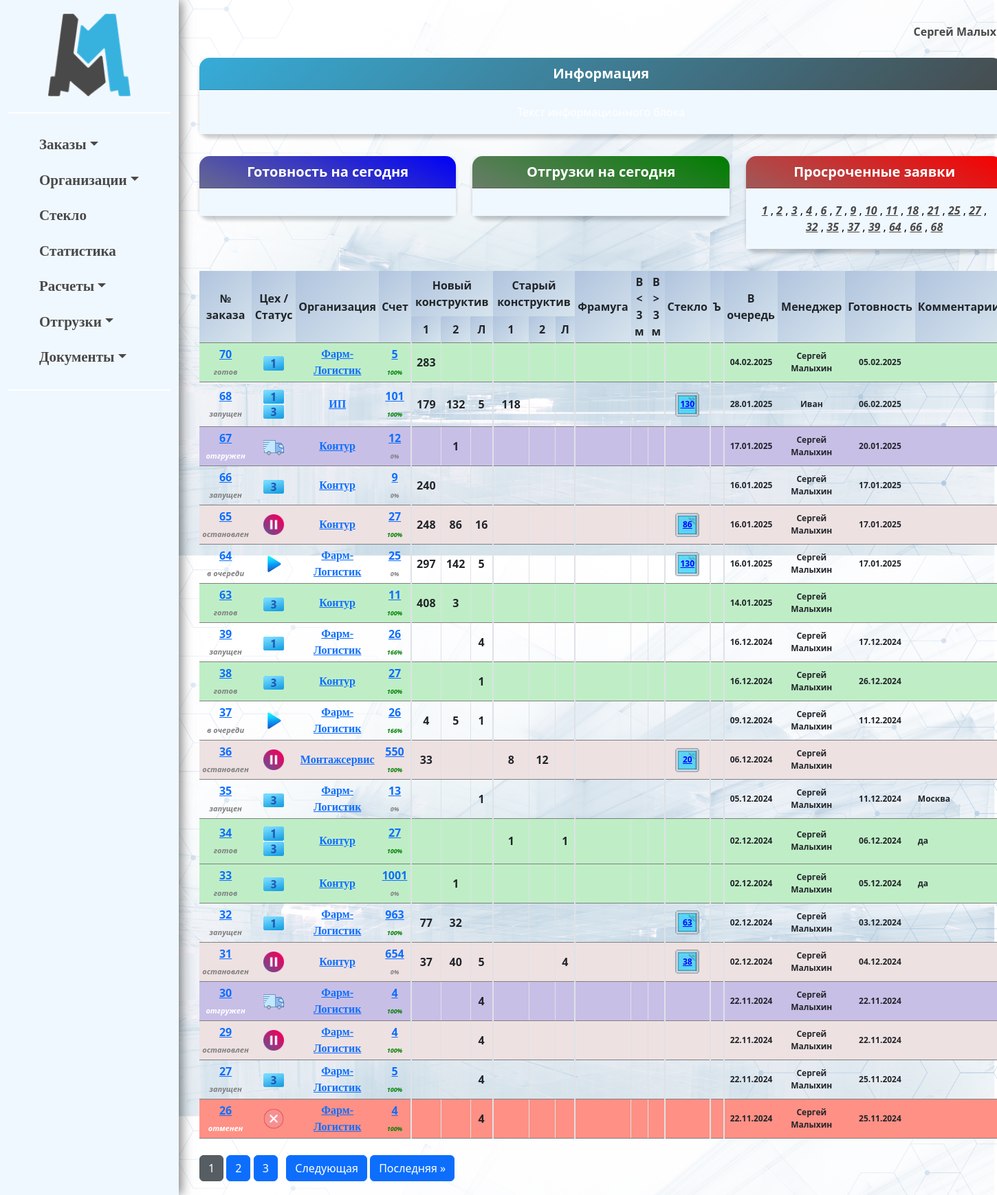
/erp_main/orders_list/ (signed in), run on an earlier commit of the app's database.
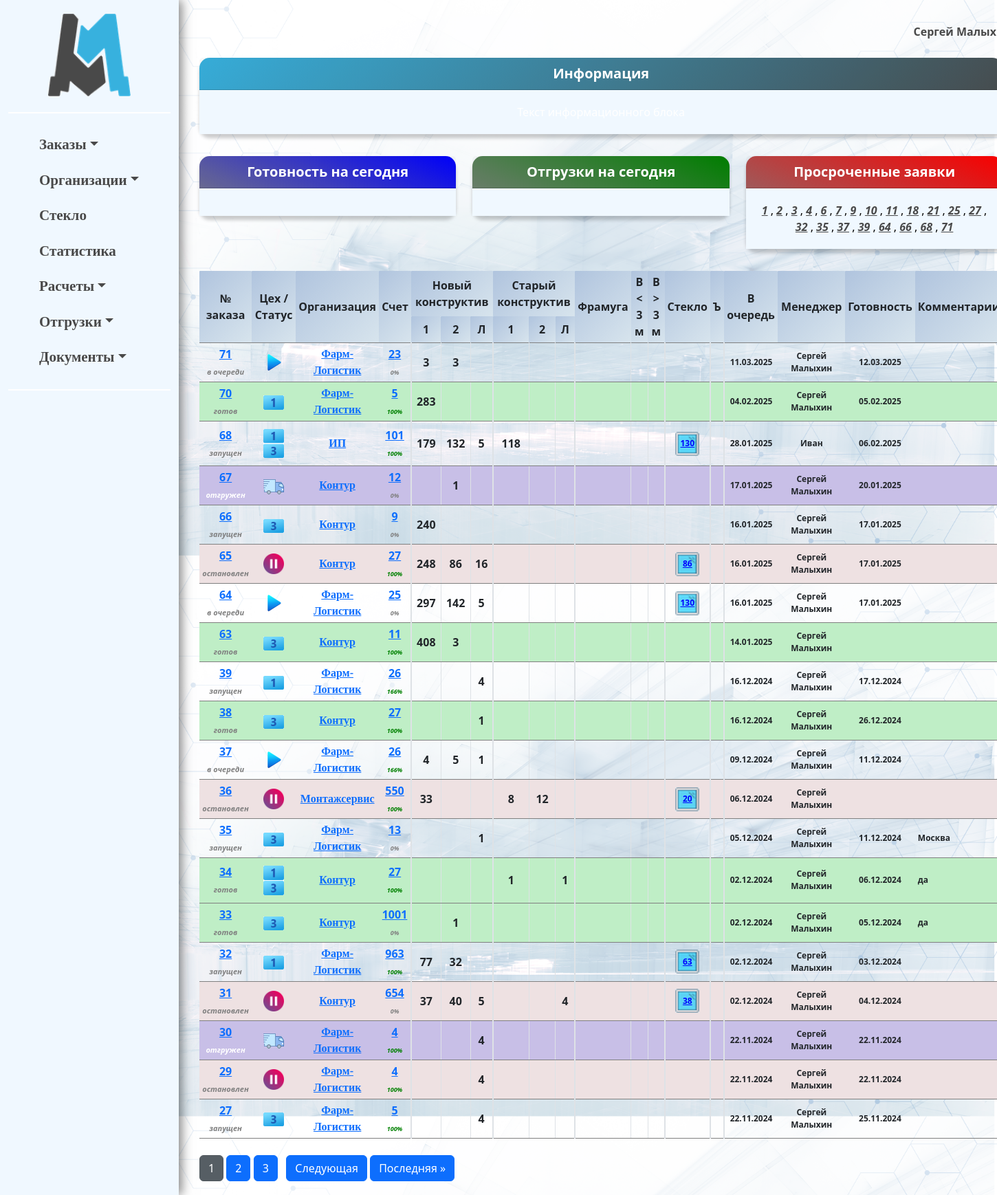
And on a later commit of the database.
### erp_main/models.py (models this page shows, shortened)
class Order(models.Model):
    created_at = models.DateTimeField(auto_now_add=True)
    order_file = models.FileField(upload_to='uploads/')
    invoice = models.ForeignKey(Invoice, related_name='invoice', blank=True, null=True, on_delete=models.CASCADE)
    due_date = models.DateField(null=True, blank=True)
    comment = models.TextField(blank=True, null=True)
    def get_items_filtered(self):
        return self.items.exclude(p_status__in=['changed',])
    @property
    def doors_1_nk(self):
        return self.get_items_filtered().filter(
            p_kind='door',
            p_construction='NK',
            p_active_trim=None,
        ).aggregate(total=Sum('p_quantity'))['total'] or 0
    @property
    def doors_2_nk(self):
        return self.get_items_filtered().filter(
            p_kind='door',
            p_construction='NK',
            p_active_trim__isnull=False,
        ).aggregate(total=Sum('p_quantity'))['total'] or 0
    @property
    def hatch_nk(self):
        return self.get_items_filtered().filter(
            p_kind='hatch',
            p_construction='NK',
        ).aggregate(total=Sum('p_quantity'))['total'] or 0
    @property
    def doors_1_sk(self):
        return self.get_items_filtered().filter(
            p_kind='door',
            p_construction='SK',
            p_active_trim=None,
        ).aggregate(total=Sum('p_quantity'))['total'] or 0
    @property
    def doors_2_sk(self):
        return self.get_items_filtered().filter(
            p_kind='door',
            p_construction='SK',
            p_active_trim__isnull=False,
        ).aggregate(total=Sum('p_quantity'))['total'] or 0
    @property
    def hatch_sk(self):
        return self.get_items_filtered().filter(
            p_kind='hatch',
            p_construction='SK',
        ).aggregate(total=Sum('p_quantity'))['total'] or 0
    @property
    def transom(self):
        return self.get_items_filtered().filter(
            p_kind='transom',
        ).aggregate(total=Sum('p_quantity'))['total'] or 0
    @property
    def gate(self):
        return self.get_items_filtered().filter(
            p_kind='gate',
            p_width__lt=3000,
            p_height__lt=3000,
        ).aggregate(total=Sum('p_quantity'))['total'] or 0
    @property
    def gate_3000(self):
        return self.get_items_filtered().filter(
            Q(p_kind='gate') & (Q(p_width__gte=3000) | Q(p_height__gte=3000)),
        ).aggregate(total=Sum('p_quantity'))['total'] or 0
    @property
    def glass(self):
        return self.get_items_filtered().filter(Q(p_glass__isnull=False) &
                                                ~Q(p_glass={})).aggregate(total=Sum('p_quantity'))['total'] or 0
    @property
    def status(self): # раскидываем позиции по статусам
        in_query = self.get_items_filtered().filter(p_status='in_query').aggregate(total=Sum('p_quantity'))['total'] or 0
        product = self.get_items_filtered().filter(p_status='product').aggregate(total=Sum('p_quantity'))['total'] or 0
        ready = self.get_items_filtered().filter(p_status='ready').aggregate(total=Sum('p_quantity'))['total'] or 0
        shipped = self.get_items_filtered().filter(p_status='shipped').aggregate(total=Sum('p_quantity'))['total'] or 0
        stopped = self.get_items_filtered().filter(p_status='stopped').aggregate(total=Sum('p_quantity'))['total'] or 0
        canceled = self.get_items_filtered().filter(p_status='canceled').aggregate(total=Sum('p_quantity'))['total'] or 0
        if in_query > 0 and product == 0 and ready == 0 and shipped == 0:
            return f'в очереди'
        elif in_query == 0 and product > 0 and ready == 0 and shipped == 0:
            return f'запущен'
        elif in_query == 0 and product == 0 and ready > 0 and shipped == 0:
            return f'готов'
        elif in_query == 0 and product == 0 and ready == 0 and shipped > 0:
            return f'отгружен'
        elif stopped > 0 and product == 0 and ready == 0 and shipped == 0:
            return f'остановлен'
        elif canceled > 0 and product == 0 and ready == 0 and shipped == 0:
            return f'отменен'
        else:
            return f'частично не готов' # дополнительная логика обработки заявок со смешанным статусом позиций
    @property
    def workshop(self):
        ws_1 = self.get_items_filtered().filter(workshop='1').aggregate(total=Sum('p_quantity'))['total'] or 0
        ws_3 = self.get_items_filtered().filter(workshop='3').aggregate(total=Sum('p_quantity'))['total'] or 0
        stopped = self.get_items_filtered().filter(workshop='2').aggregate(total=Sum('p_quantity'))['total'] or 0
        icon_path = static('erp_main/images/icon_play.png')
        if ws_1:
            icon_path = static('erp_main/images/icon_play1.png')
        if ws_3:
            icon_path = static('erp_main/images/icon_play3.png')
        if ws_1 and ws_3:
            icon_path = static('erp_main/images/icon_play13.png')
        if stopped:
            icon_path = static('erp_main/images/pause.png')
        return icon_path

class Invoice(models.Model):
    number = models.CharField(max_length=5, blank=True, null=True)
    organization = models.ForeignKey(Organization, related_name='organization', on_delete=models.CASCADE)
    date = models.DateField()
    amount = models.IntegerField(default=0)
    payed_amount = models.IntegerField(default=0)
    shipping_amount = models.IntegerField(default=0)
    montage_amount = models.IntegerField(default=0)
    legal_entity = models.ForeignKey(LegalEntity, related_name='legal_entity', on_delete=models.CASCADE)
    invoice_file = models.FileField(upload_to='invoices/', blank=True, null=True)
    year = models.PositiveIntegerField(editable=False)
    is_paid = models.BooleanField(default=False, blank=True, null=True)
    change_date = models.DateField(blank=True, null=True)
    closing_document = models.FileField(upload_to='closing_documents/', blank=True, null=True)
    class Meta:
        constraints = [
            models.UniqueConstraint(fields=['number', 'legal_entity', 'year'], name='unique_field_combination')
        ]
    @property
    def percent(self):
        return int(self.payed_amount * 100 / self.amount)

class Organization(models.Model):
    FOOTING_CHOICES = (
        ('ustav', 'устава'),
        ('attorney', 'доверенности')
    )
    KIND_CHOICES = (
        ('ooo', 'ООО'),
        ('ao', 'АО'),
        ('zao', 'ЗАО'),
        ('ip', 'ИП'),
    )
    kind = models.CharField(max_length=100, blank=True, null=True, choices=KIND_CHOICES)
    phone_number = models.CharField(max_length=15, blank=True, null=True)
    name_fl = models.CharField(max_length=15, blank=True, null=True)
    user = models.ForeignKey(User, related_name='organizations', on_delete=models.CASCADE)
    ceo_footing = models.CharField(max_length=30, choices=FOOTING_CHOICES)
    name = models.CharField(max_length=100, blank=True, null=True)
    inn = models.CharField(max_length=15, blank=True, null=True)
    ogrn = models.CharField(max_length=15, blank=True, null=True)
    kpp = models.CharField(max_length=15, blank=True, null=True)
    r_s = models.CharField(max_length=25, blank=True, null=True)
    bank = models.CharField(max_length=300, blank=True, null=True)
    bik = models.CharField(max_length=10, blank=True, null=True)
    k_s = models.CharField(max_length=25, blank=True, null=True)
    address = models.CharField(max_length=150, blank=True, null=True)
    email = models.EmailField(blank=True, null=True)
    ceo_title = models.CharField(max_length=30, blank=True, null=True)
    ceo_name = models.CharField(max_length=150, blank=True, null=True)
    def __str__(self):
        if self.name_fl:
            return f'{self.name_fl} ({self.phone_number})'
        return self.name
    class Meta:
        verbose_name_plural = 'Организации'

### erp_main/views.py (the view)
# urls.py: path('orders_list/', views.orders_list, name='orders_list'),
def orders_list(request):
    orders = []
    source = request.GET.get('source')
    if request.user.is_staff:
        orders = Order.objects.all().order_by('-id')
    elif Order.objects.filter(invoice__organization__user=request.user):
        orders = Order.objects.filter(invoice__organization__user=request.user).order_by('-id')
    if source:
        orders = Order.objects.filter(invoice__organization=source).order_by('-id')
    paginator = Paginator(orders, 20)  # Создаем пагинатор
    page_number = request.GET.get('page')  # Получаем номер страницы из GET параметров
    orders = paginator.get_page(page_number)  # Получаем заказы для текущей страницы
    return render(request, 'orders_list.html', {'orders': orders})

### erp_main/templates/orders_list.html (shortened to what the changed rows need)
{% extends 'base.html' %}
{% load static %}
{% block content %}
<table>
    <thead>
        <tr class="bold-border;">
            <th rowspan="2">№ заказа</th>
            <th rowspan="2">Цех / <br>Статус</th>
            <th rowspan="2">Организация</th>
            <th rowspan="2">Счет</th>
            <th colspan="3">Новый конструктив</th>
            <th colspan="3">Старый конструктив</th>
            <th rowspan="2">Фрамуга</th>
            <th rowspan="2">В < 3 м</th>
            <th rowspan="2">В > 3 м</th>
            <th rowspan="2">Стекло</th>
            <th rowspan="2">Ъ</th>
            <th rowspan="2">В очередь</th>
            <th rowspan="2">Менеджер</th>
            <th rowspan="2">Готовность</th>
            <th rowspan="2">Комментарии</th>
        </tr>
        <tr>
            <th>1</th>
            <th>2</th>
            <th>Л</th>
            <th>1</th>
            <th>2</th>
            <th>Л</th>
        </tr>
    </thead>
    {% if orders %}
    <tbody>
        {% for order in orders %}
            <tr style="background-color: {% if order.status == 'готов' %} #BFEEC6 {% endif %}
                                         {% if order.status == 'остановлен' %} #EEE1E2 {% endif %}
                                         {% if order.status == 'отменен' %} #ff9085 {% endif %}
                                         {% if order.status == 'отгружен' %} #c8bfe7 {% endif %}">
                <td>
                    <a href="{% url 'order_detail' order.id %}">{{ order.id }}</a>
                    <br>
                    <span style="font-size: 11px; font-style: italic; color: {% if order.status == 'отгружен' or order.status == 'отменен'%} white {% else %} grey {% endif %};">{{ order.status }}</span>
                </td>
                <td>
                    <button type="button" class="btn btn-link" data-bs-toggle="modal" data-bs-target="#workshopModal{{ order.id }}">
                        {% if order.status == 'в очереди' %}
                            <img id="iconPlay{{ order.id }}" src="{% static 'erp_main/images/icon_play.png' %}" style="width: 30px; height: auto;" alt="запуск">
                        {% elif order.status == 'отгружен' %}
                            <img id="iconPlay{{ order.id }}" src="{% static 'erp_main/images/delivered.png' %}" style="width: 30px; height: auto;" alt="">
                        {% elif order.status == 'отменен' %}
                            <img id="iconPlay{{ order.id }}" src="{% static 'erp_main/images/canceled.png' %}" style="width: 30px; height: auto;" alt="">
                        {% elif order.workshop %}
                            <img id="iconPlay{{ order.id }}" src="{{ order.workshop }}" style="width: 30px; height: auto;" alt="">
                        {% endif %}
                    </button>
                </td>
                <td style="font-family: 'Times New Roman', sans-serif;">
                    <a href="{% url 'organization_detail' order.invoice.organization.id %}">{{ order.invoice.organization }}</a>
                </td>
                <td>
                    <a href="{% url 'invoice_detail' order.invoice.id %}">{{ order.invoice.number }}</a>
                    <br>
                    <span style="font-size: 9px; font-style: italic;
                            color:
                            {% if order.invoice.percent < 100 %} grey
                            {% else %} green
                            {% endif %};">
                        {{ order.invoice.percent }}%</span>
                </td>
                <td class="visible-border" style="border-left: 2px solid #dee2e6;"> {% if order.doors_1_nk != 0 %}{{ order.doors_1_nk }}{% endif %}</td>
                <td class="visible-border" >{% if order.doors_2_nk != 0 %}{{ order.doors_2_nk }}{% endif %}</td>
                <td class="visible-border">{% if order.hatch_nk != 0 %}{{ order.hatch_nk }}{% endif %}</td>
                <td class="visible-border" style="border-left: 2px solid #dee2e6;">{% if order.doors_1_sk != 0 %}{{ order.doors_1_sk }}{% endif %}</td>
                <td class="visible-border">{% if order.doors_2_sk != 0 %}{{ order.doors_2_sk }}{% endif %}</td>
                <td class="visible-border">{% if order.hatch_sk != 0 %}{{ order.hatch_sk }}{% endif %}</td>
                <td class="visible-border" style="border-left: 2px solid #dee2e6;">{% if order.transom != 0 %}{{ order.transom }}{% else %} {% endif %}</td>
                <td class="visible-border">{% if order.gate != 0 %}{{ order.gate }}{% else %} {% endif %}</td>
                <td class="visible-border">{% if order.gate_3000 != 0 %}{{ order.gate_3000 }}{% else %} {% endif %}</td>
                <td class="visible-border" style="border-left: 2px solid #dee2e6; border-right: 2px solid #dee2e6;">
                    {% if order.glass != 0 %}
                        <a href="{% url 'glass_info' order.id %}" style="position: relative; display: inline-block;">
                        <img id="iconPlay{{ order.id }}" src="{% static 'erp_main/images/mirror.png' %}" style="width: 35px; height: auto; opacity: 0.8;" alt="">
                            <span style="position: absolute; top: 50%; left: 50%; transform: translate(-50%, -50%); color: blue; font-weight: bold; font-size: 12px; text-decoration: underline;">
                        {{ order.glass }}
                         </span>
                        </a>
                    {% endif %}
                </td>
                <td class="visible-border" style="border-right: 2px solid #dee2e6;"></td>
                <td style="font-size: 12px;">{{ order.created_at|date:"d.m.Y" }}</td>
                <td style="font-size: 12px; ">{{ order.invoice.organization.user.get_full_name }}</td>
                <td style="font-size: 12px;">{{ order.due_date|date:"d.m.Y" }}</td>
                <td style="font-size: 12px; text-align: left;">{{ order.comment|safe }}</td>
            </tr>
        {% endfor %}
        {% endif %}
    </tbody>
</table>
<div class="pagination text-center mt-4">
    {% for i in orders.paginator.page_range %}
        {% if orders.number == i %}
            <a href="?page={{ i }}" class="btn btn-secondary active">{{ i }}</a>
        {% else %}
            <a href="?page={{ i }}" class="btn btn-primary">{{ i }}</a>
        {% endif %}
    {% endfor %}
    {% if orders.has_next %}
        <a href="?page={{ orders.next_page_number }}" class="btn btn-primary">Следующая</a>
        <a href="?page={{ orders.paginator.num_pages }}" class="btn btn-primary">Последняя &raquo;</a>
    {% endif %}
</div>
{% endblock %}

### templates/base.html (shortened to what the changed rows need)
{% load static %}
<!DOCTYPE html>
<html lang="ru">
<head>
    <link href="https://cdn.jsdelivr.net/npm/bootstrap@5.3.0-alpha1/dist/css/bootstrap.min.css" rel="stylesheet">
</head>
<body>
<div class="container-fluid">
    <div class="row">
        <main role="main" class="col-md-10 main-content">
                    <div class="row my-3">
                <div class="col-md-4">
                    <div class="card text-white bg-danger mb-3" id="delay">
                        <div class="card-body text-black">
                            <p class="card-text">
                                {% for num, link in overdue.items %}
                                    <a href="{{ link }}" style="color: #494949;"><i><strong>{{ num }}</strong></i></a>
                                    {% if forloop.last != True%},{% endif %}
                                {% endfor %}
                            </p>
                        </div>
                    </div>
                </div>
            </div>
        {% block content %}
        {% endblock %}
        </main>
    </div>
</div>
</body>
</html>

What changed in the data, as far as the page shows it:
no longer on this page (row unchanged): Order: id "26", status "отменен", invoice.organization "Фарм-Логистик", invoice.number "4", invoice.percent "100", hatch_nk "4", created_at "22.11.2024", invoice.organization.user.get_full_name "Сергей Малыхин", due_date "25.11.2024"
added Order: id "71", status "в очереди", invoice.organization "Фарм-Логистик", invoice.number "23", invoice.percent "0", doors_1_nk "3", doors_2_nk "3", created_at "11.03.2025", invoice.organization.user.get_full_name "Сергей Малыхин", due_date "12.03.2025"
Also different on the page:
new list line: "71"
